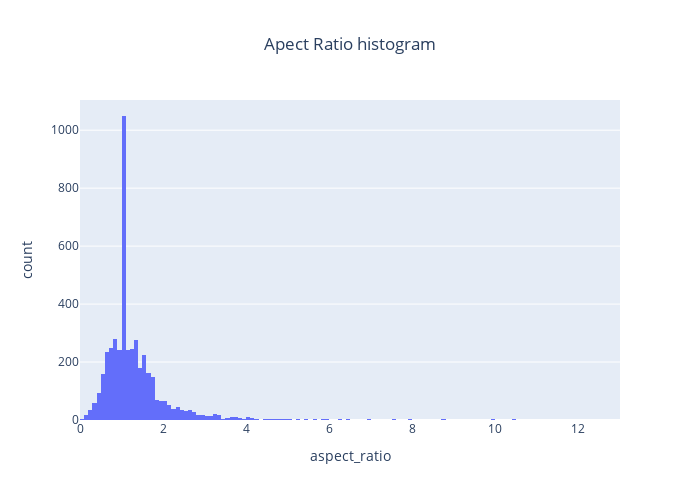

This figure's notebook cell:
### Code cell
fig3 = px.histogram(df_dimensions, x='aspect_ratio', title='Apect Ratio histogram', nbins=150)
fig3.update_layout(
    title_x=0.5,
    autosize=False,
    width=700,
    height=500,
)
fig3.show()

### Figure 1 — Plotly figure (JSON) as saved in the notebook; plotly's stock layout.template omitted (floating-point values rounded to 4 significant figures; data arrays with more than 128 entries replaced by an {"elided": "..."} marker saying what was removed)
{"data": [{"alignmentgroup": "True", "bingroup": "x", "hovertemplate": "aspect_ratio=%{x}<br>count=%{y}<extra></extra>", "legendgroup": "", "marker": {"color": "#636efa", "pattern": {"shape": ""}}, "name": "", "nbinsx": 150, "offsetgroup": "", "orientation": "v", "showlegend": false, "type": "histogram", "x": {"elided": "4598 float values"}, "xaxis": "x", "yaxis": "y"}], "layout": {"autosize": false, "barmode": "relative", "height": 500, "legend": {"tracegroupgap": 0}, "title": {"text": "Apect Ratio histogram", "x": 0.5}, "width": 700, "xaxis": {"anchor": "y", "domain": [0, 1], "title": {"text": "aspect_ratio"}}, "yaxis": {"anchor": "x", "domain": [0, 1], "title": {"text": "count"}}}}
